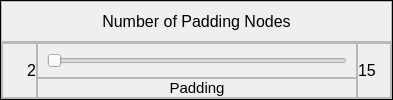
                     <widget class="QFrame" name="frame_padding_shell">
                      <property name="minimumSize">
                       <size>
                        <width>393</width>
                        <height>0</height>
                       </size>
                      </property>
                      <property name="frameShape">
                       <enum>QFrame::Box</enum>
                      </property>
                      <property name="frameShadow">
                       <enum>QFrame::Plain</enum>
                      </property>
                      <layout class="QGridLayout" name="gridLayout_5">
                       <property name="leftMargin">
                        <number>0</number>
                       </property>
                       <property name="topMargin">
                        <number>0</number>
                       </property>
                       <property name="rightMargin">
                        <number>0</number>
                       </property>
                       <property name="bottomMargin">
                        <number>0</number>
                       </property>
                       <property name="spacing">
                        <number>0</number>
                       </property>
                       <item row="0" column="0">
                        <widget class="QFrame" name="frame_padding_label">
                         <property name="maximumSize">
                          <size>
                           <width>16777215</width>
                           <height>50</height>
                          </size>
                         </property>
                         <property name="frameShape">
                          <enum>QFrame::StyledPanel</enum>
                         </property>
                         <property name="frameShadow">
                          <enum>QFrame::Raised</enum>
                         </property>
                         <layout class="QHBoxLayout" name="horizontalLayout_17">
                          <item>
                           <widget class="QLabel" name="label_padding_settings">
                            <property name="font">
                             <font>
                              <pointsize>12</pointsize>
                             </font>
                            </property>
                            <property name="text">
                             <string>Number of Padding Nodes</string>
                            </property>
                            <property name="alignment">
                             <set>Qt::AlignCenter</set>
                            </property>
                           </widget>
                          </item>
                         </layout>
                        </widget>
                       </item>
                       <item row="1" column="0">
                        <widget class="QFrame" name="frame_padding">
                         <property name="frameShape">
                          <enum>QFrame::StyledPanel</enum>
                         </property>
                         <property name="frameShadow">
                          <enum>QFrame::Raised</enum>
                         </property>
                         <layout class="QGridLayout" name="gridLayout_4">
                          <property name="leftMargin">
                           <number>0</number>
                          </property>
                          <property name="topMargin">
                           <number>0</number>
                          </property>
                          <property name="rightMargin">
                           <number>0</number>
                          </property>
                          <property name="bottomMargin">
                           <number>0</number>
                          </property>
                          <property name="spacing">
                           <number>0</number>
                          </property>
                          <item row="0" column="0" rowspan="2">
                           <widget class="QFrame" name="frame_padding_lower">
                            <property name="sizePolicy">
                             <sizepolicy hsizetype="Expanding" vsizetype="Preferred">
                              <horstretch>0</horstretch>
                              <verstretch>0</verstretch>
                             </sizepolicy>
                            </property>
                            <property name="maximumSize">
                             <size>
                              <width>16772215</width>
                              <height>16777215</height>
                             </size>
                            </property>
                            <property name="frameShape">
                             <enum>QFrame::StyledPanel</enum>
                            </property>
                            <property name="frameShadow">
                             <enum>QFrame::Raised</enum>
                            </property>
                            <layout class="QHBoxLayout" name="horizontalLayout_18">
                             <property name="spacing">
                              <number>0</number>
                             </property>
                             <property name="leftMargin">
                              <number>0</number>
                             </property>
                             <property name="topMargin">
                              <number>0</number>
                             </property>
                             <property name="rightMargin">
                              <number>0</number>
                             </property>
                             <property name="bottomMargin">
                              <number>0</number>
                             </property>
                             <item>
                              <widget class="QLabel" name="label_padding_lower">
                               <property name="font">
                                <font>
                                 <pointsize>12</pointsize>
                                </font>
                               </property>
                               <property name="text">
                                <string>2</string>
                               </property>
                               <property name="alignment">
                                <set>Qt::AlignRight|Qt::AlignTrailing|Qt::AlignVCenter</set>
                               </property>
                              </widget>
                             </item>
                            </layout>
                           </widget>
                          </item>
                          <item row="0" column="1">
                           <widget class="QFrame" name="frame_padding_slider">
                            <property name="frameShape">
                             <enum>QFrame::StyledPanel</enum>
                            </property>
                            <property name="frameShadow">
                             <enum>QFrame::Raised</enum>
                            </property>
                            <layout class="QHBoxLayout" name="horizontalLayout_19">
                             <item>
                              <widget class="QSlider" name="slider_padding">
                               <property name="sizePolicy">
                                <sizepolicy hsizetype="Preferred" vsizetype="Fixed">
                                 <horstretch>0</horstretch>
                                 <verstretch>0</verstretch>
                                </sizepolicy>
                               </property>
                               <property name="minimumSize">
                                <size>
                                 <width>300</width>
                                 <height>0</height>
                                </size>
                               </property>
                               <property name="maximumSize">
                                <size>
                                 <width>300</width>
                                 <height>16777215</height>
                                </size>
                               </property>
                               <property name="minimum">
                                <number>2</number>
                               </property>
                               <property name="maximum">
                                <number>15</number>
                               </property>
                               <property name="pageStep">
                                <number>3</number>
                               </property>
                               <property name="orientation">
                                <enum>Qt::Horizontal</enum>
                               </property>
                              </widget>
                             </item>
                            </layout>
                           </widget>
                          </item>
                          <item row="0" column="2" rowspan="2">
                           <widget class="QFrame" name="frame_padding_upper">
                            <property name="sizePolicy">
                             <sizepolicy hsizetype="Expanding" vsizetype="Preferred">
                              <horstretch>0</horstretch>
                              <verstretch>0</verstretch>
                             </sizepolicy>
                            </property>
                            <property name="maximumSize">
                             <size>
                              <width>16772215</width>
                              <height>16777215</height>
                             </size>
                            </property>
                            <property name="frameShape">
                             <enum>QFrame::StyledPanel</enum>
                            </property>
                            <property name="frameShadow">
                             <enum>QFrame::Raised</enum>
                            </property>
                            <layout class="QHBoxLayout" name="horizontalLayout_20">
                             <property name="spacing">
                              <number>0</number>
                             </property>
                             <property name="leftMargin">
                              <number>0</number>
                             </property>
                             <property name="topMargin">
                              <number>0</number>
                             </property>
                             <property name="rightMargin">
                              <number>0</number>
                             </property>
                             <property name="bottomMargin">
                              <number>0</number>
                             </property>
                             <item>
                              <widget class="QLabel" name="label_padding_upper">
                               <property name="font">
                                <font>
                                 <pointsize>12</pointsize>
                                </font>
                               </property>
                               <property name="text">
                                <string>15</string>
                               </property>
                               <property name="alignment">
                                <set>Qt::AlignLeading|Qt::AlignLeft|Qt::AlignVCenter</set>
                               </property>
                              </widget>
                             </item>
                            </layout>
                           </widget>
                          </item>
                          <item row="1" column="1">
                           <widget class="QFrame" name="frame_padding_value">
                            <property name="frameShape">
                             <enum>QFrame::StyledPanel</enum>
                            </property>
                            <property name="frameShadow">
                             <enum>QFrame::Raised</enum>
                            </property>
                            <layout class="QHBoxLayout" name="horizontalLayout_21">
                             <property name="spacing">
                              <number>0</number>
                             </property>
                             <property name="leftMargin">
                              <number>0</number>
                             </property>
                             <property name="topMargin">
                              <number>0</number>
                             </property>
                             <property name="rightMargin">
                              <number>0</number>
                             </property>
                             <property name="bottomMargin">
                              <number>0</number>
                             </property>
                             <item>
                              <widget class="QLabel" name="label_padding_value">
                               <property name="font">
                                <font>
                                 <pointsize>11</pointsize>
                                </font>
                               </property>
                               <property name="text">
                                <string>Padding</string>
                               </property>
                               <property name="alignment">
                                <set>Qt::AlignCenter</set>
                               </property>
                              </widget>
                             </item>
                            </layout>
                           </widget>
                          </item>
                         </layout>
                        </widget>
                       </item>
                      </layout>
                     </widget>
